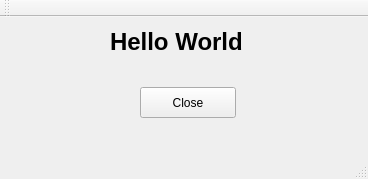
<?xml version="1.0" encoding="UTF-8"?>
<ui version="4.0">
 <class>MainWindow</class>
 <widget class="QMainWindow" name="MainWindow">
  <property name="geometry">
   <rect>
    <x>0</x>
    <y>0</y>
    <width>368</width>
    <height>179</height>
   </rect>
  </property>
  <property name="windowTitle">
   <string>Hello World</string>
  </property>
  <widget class="QWidget" name="centralWidget">
   <widget class="QPushButton" name="pushButton">
    <property name="geometry">
     <rect>
      <x>140</x>
      <y>70</y>
      <width>96</width>
      <height>31</height>
     </rect>
    </property>
    <property name="text">
     <string>Close</string>
    </property>
   </widget>
   <widget class="QLabel" name="label">
    <property name="geometry">
     <rect>
      <x>110</x>
      <y>0</y>
      <width>171</width>
      <height>51</height>
     </rect>
    </property>
    <property name="text">
     <string>&lt;h1&gt;Hello World&lt;/h1&gt;</string>
    </property>
   </widget>
  </widget>
  <widget class="QMenuBar" name="menuBar">
   <property name="geometry">
    <rect>
     <x>0</x>
     <y>0</y>
     <width>368</width>
     <height>27</height>
    </rect>
   </property>
  </widget>
  <widget class="QToolBar" name="mainToolBar">
   <attribute name="toolBarArea">
    <enum>TopToolBarArea</enum>
   </attribute>
   <attribute name="toolBarBreak">
    <bool>false</bool>
   </attribute>
  </widget>
  <widget class="QStatusBar" name="statusBar"/>
 </widget>
 <layoutdefault spacing="6" margin="11"/>
 <resources/>
 <connections>
  <connection>
   <sender>pushButton</sender>
   <signal>clicked()</signal>
   <receiver>MainWindow</receiver>
   <slot>close()</slot>
   <hints>
    <hint type="sourcelabel">
     <x>200</x>
     <y>128</y>
    </hint>
    <hint type="destinationlabel">
     <x>286</x>
     <y>154</y>
    </hint>
   </hints>
  </connection>
 </connections>
</ui>
